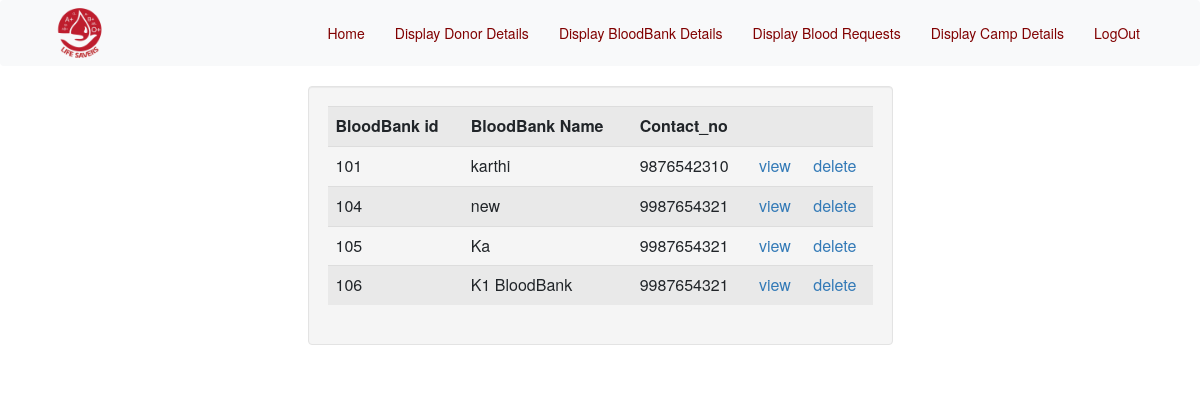
Page /Admin/displaybb.php (signed in) on the committed database.
### tables this page shows
CREATE TABLE `bloodbank` (
  `bid` int(11) NOT NULL,
  `bname` varchar(50) DEFAULT NULL,
  `doorno` int(11) DEFAULT NULL,
  `streetname` varchar(30) DEFAULT NULL,
  `city` varchar(30) DEFAULT NULL,
  `district` varchar(30) DEFAULT NULL,
  `state` varchar(30) DEFAULT NULL,
  `contact_no` bigint(20) DEFAULT NULL,
  `Opas` int(6) DEFAULT NULL,
  `Oneg` int(6) DEFAULT NULL,
  `Apas` int(6) DEFAULT NULL,
  `Aneg` int(6) DEFAULT NULL,
  `Bpas` int(6) DEFAULT NULL,
  `Bneg` int(6) DEFAULT NULL,
  `ABpas` int(6) DEFAULT NULL,
  `ABneg` int(6) DEFAULT NULL,
  `password` varchar(40) DEFAULT NULL
);

### Admin/displaybb.php (the view, shortened to what this page needs)
<?php
include 'layout/header.php';
include 'layout/navbar.php';
?>
		<div class="row" id="display_donor">
			<div class="col-sm-3">
			</div>
		<div class="col-sm-6">
		<div class="well">
		<div class="table-responsive-sm table-striped">
			<table class="table thead-dark">
				<?php
 					$res=mysqli_query($link,"select * from bloodbank");
 				?>
				<tr>
					<th>BloodBank id</th>
					<th>BloodBank Name</th>
					<th>Contact_no</th>
					<th></th>
					<th></th>
				</tr>
				<?php
						while($row=mysqli_fetch_array($res))
 						{?>
					<tr>
 						<td><?php
 							echo $row["bid"];
 							?>
 						</td>
 						<td>
 							<?php
 							echo $row["bname"];
 							?>
 						</td>
 						<td>
							<?php
 							echo $row["contact_no"];
 							?>
 						</td>
						<td>
							<a href="profilebb.php?bid=<?= $row['bid']; ?>">
 							view</a>
						</td>
						<td>
							<a href="deletebb.php?bid=<?= $row['bid']; ?>">
 							delete</a>
						</td>
 					</tr>
 					<?php }?>
 			</table>
 		</div>
			</div>
 	</div>
	<div class="col-sm-3">
	</div>
 	</div>
</body>
</html>

### Admin/css/style.css (style rules this page uses)
* { margin:0; padding:0; }

### rows in the picture
bloodbank: bid "101", bname "karthi", contact_no "9876542310"
bloodbank: bid "104", bname "new", contact_no "9987654321"
bloodbank: bid "105", bname "Ka", contact_no "9987654321"
bloodbank: bid "106", bname "K1 BloodBank", contact_no "9987654321"
